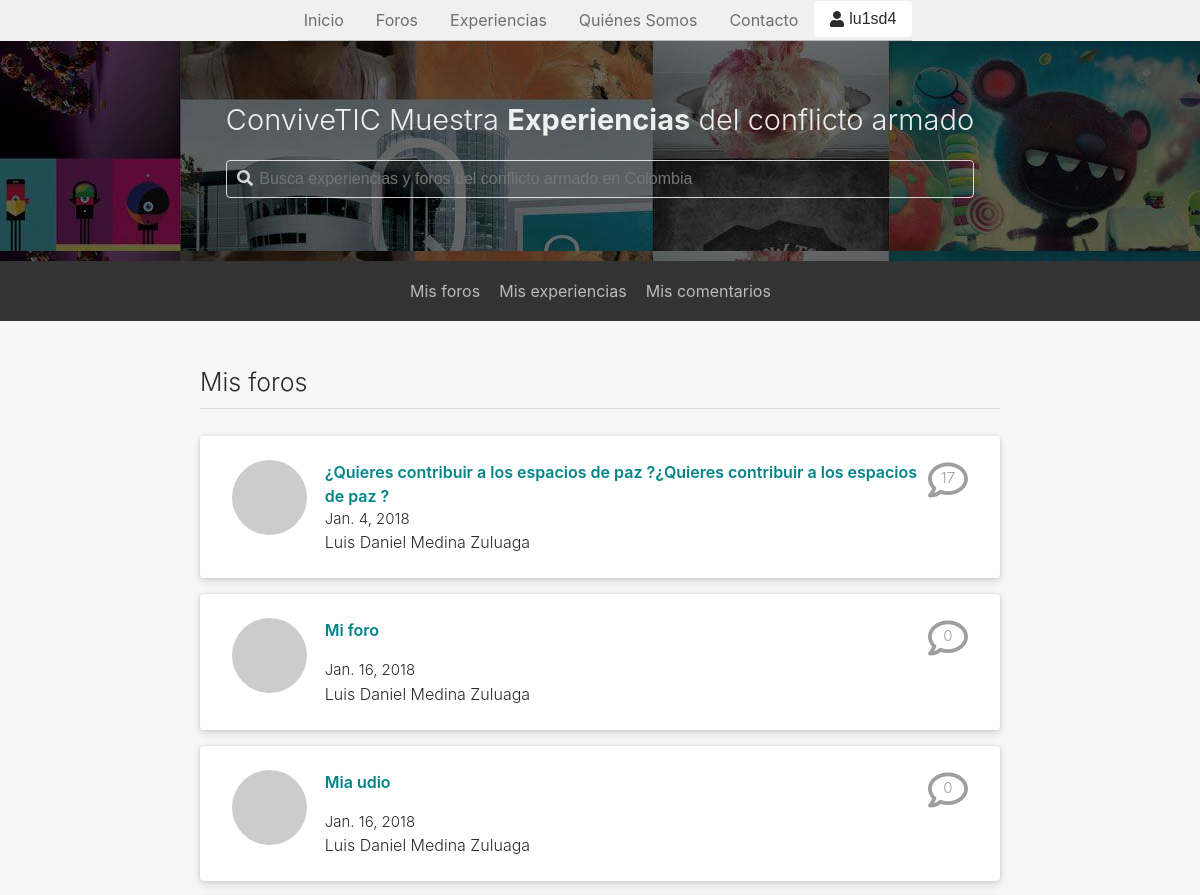
Page /myforums/ (signed in, upper part) on the earlier database version.
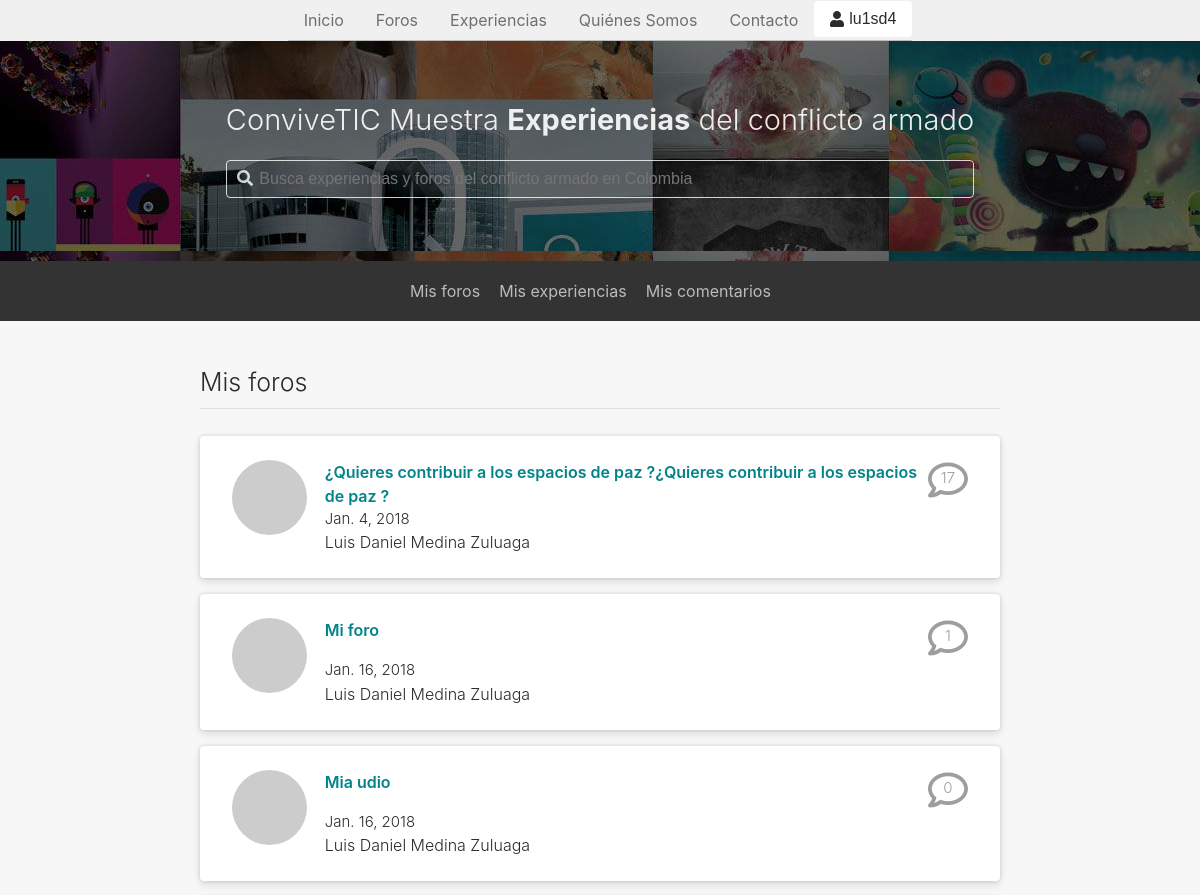
Same page on the later database version.
### app/models.py (models this page shows)
class Thread(models.Model):
	author = models.ForeignKey(
		User,
		on_delete=models.SET_NULL,
		null=True
	)
	title = models.CharField(
		max_length=100,
		blank=False,
		null=False
	)
	description = models.TextField(
		default='',
		blank=False,
		null=False
	)
	pub_date = models.DateField(
		default=date.today
	)
	video_url = models.CharField(
		max_length=50,
		null=True,
		blank=True
	)
	audio_url = models.CharField(
		max_length=100,
		null=True,
		blank=True
	)
	img = models.ImageField(
		upload_to="uploads/",
		null=True,
		blank=True
	)
	status = models.CharField(
		max_length = 20,
		choices = STATUS_CHOICES,
		default = 'R'
	)
	views = models.PositiveIntegerField(
		default = 0
	)
	tags = models.ManyToManyField(ThreadTag)

### app/views.py (the view)
# urls.py: path('myforums/', login_required(MyForumsView.as_view()), name="my-forums"),
class MyForumsView(ListView):
	template_name = 'app/my_forums.html'
	context_object_name = 'user_threads'
	paginate_by = 8
	def get_queryset(self):
		user_id = self.request.user.id
		return Thread.objects.filter(author = user_id)

### app/templatetags/auth_extras.py (called while the page is built)
@register.filter(name='has_group')
def has_group(user, group_name):
    try:
        group =  Group.objects.get(name=group_name)
    except Group.DoesNotExist:
        return False
    return group in user.groups.all()

### app/templates/app/my_forums.html (shortened to what this page needs)
{% extends 'app/base.html' %}
{% load static %}
{% block content %}
<div class="my-forums-c">
	<div class="my-forums-wrapper">
		<h3>Mis foros</h3>
		<hr>
		{% if user_threads.count == 0 %}
			<div class="alert alert-info" role="alert">
			  No tienes ningún foro, prueba <a href="{% url 'forums' %}" class="alert-link">creando uno</a>.
			</div>
		{% else %}
			{% for thread in user_threads %}
			<div class="my-forum-item rounded">
				<div class="mf-image">
					<img class="rounded-circle" src="http://via.placeholder.com/75x75">
				</div>
				<div class="my-forum-inline">
					<div class="for-data">
						<a href="{% url 'thread-detail' thread.id %}">{{thread.title}}</a>
						<div class="comment-c">
							<i class="far fa-comment"></i>
							<div class="comment-counter">{{thread.comment_set.count}}</div>
						</div>
					</div>
					<div class="my-forum-publisher">
						<p class="mf-date">{{thread.pub_date}}</p>
						<p class="mf-name">{{thread.author.get_full_name}}</p>
					</div>
				</div>
			</div>
			{% endfor %}
		{% endif %}
	</div>
</div>
{% endblock %}

Differences in the rows shown:
changed Thread "Mi foro": comment_set.count "0" → "1"
